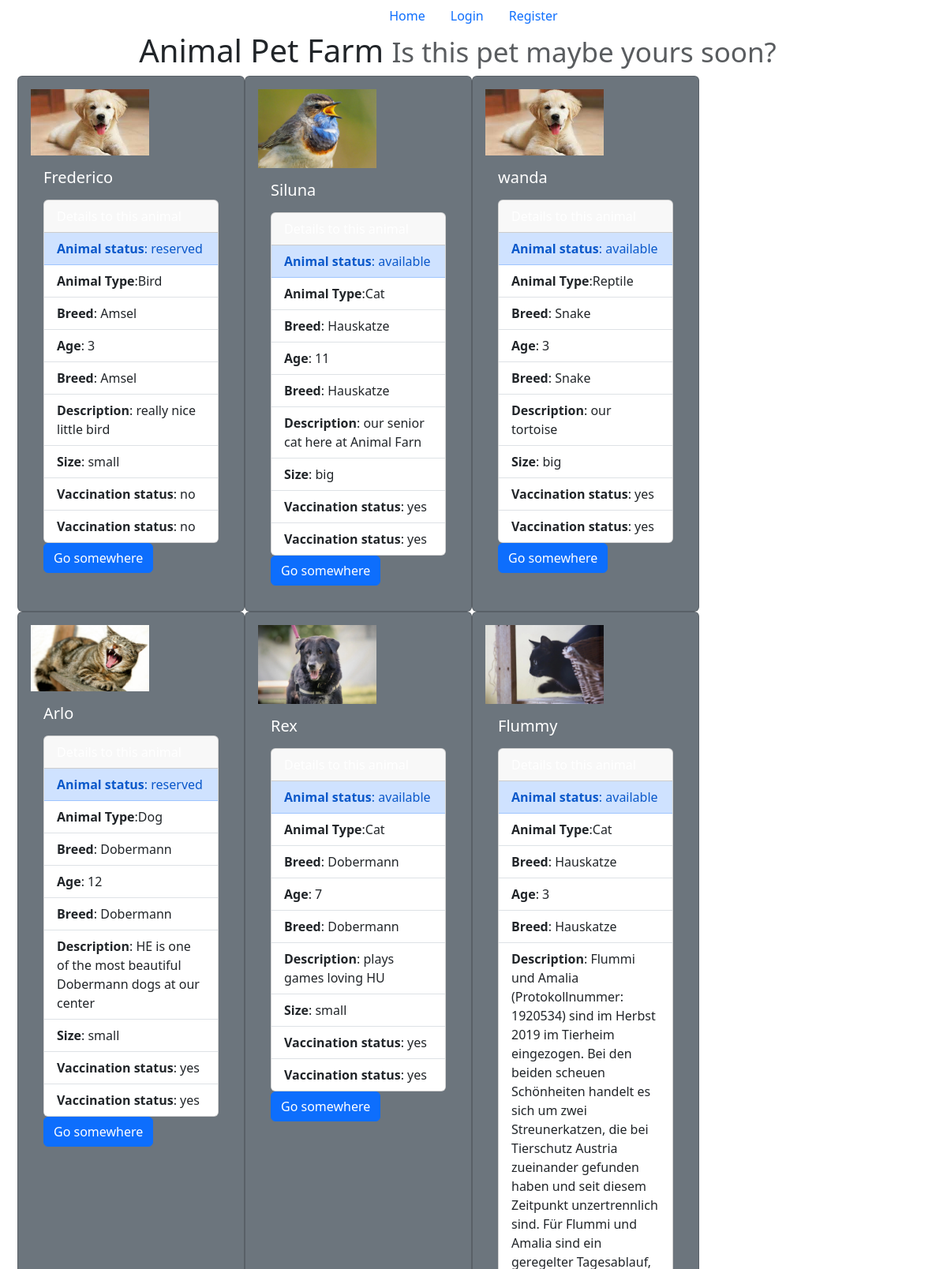
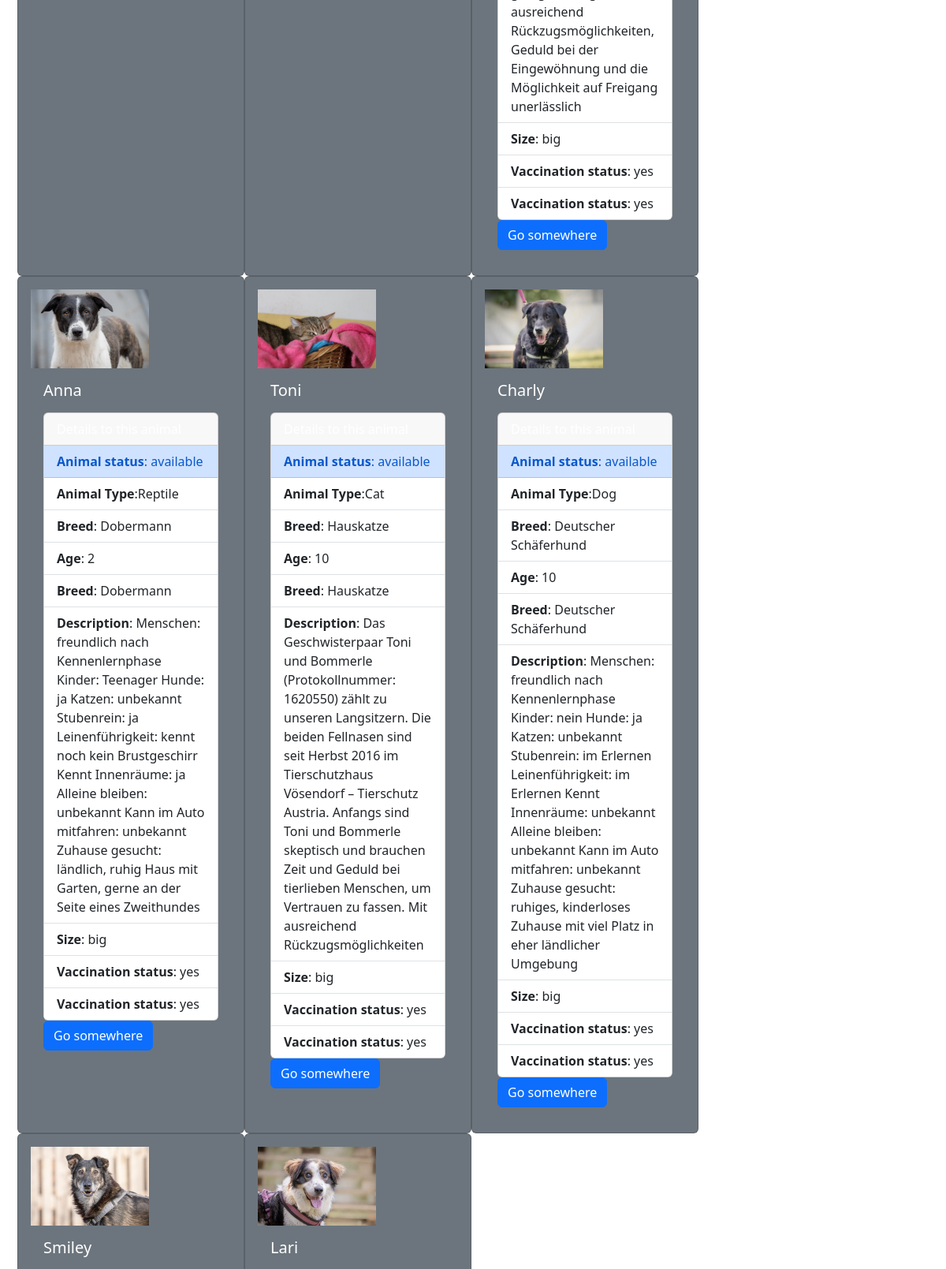
The page / (upper part) on the database its author committed (2 pictures, top to bottom).
### tables this page shows
CREATE TABLE `pets` (
  `pet_id` int(11) NOT NULL,
  `name` varchar(200) NOT NULL,
  `picture` varchar(255) NOT NULL,
  `age` int(11) NOT NULL,
  `description` varchar(500) NOT NULL,
  `fk_animal_type_id` int(11) NOT NULL,
  `fk_breed_id` int(11) NOT NULL,
  `fk_vaccination_id` int(11) NOT NULL,
  `fk_size_id` int(11) NOT NULL,
  `fk_status_id` int(11) NOT NULL
);

CREATE TABLE `animal_status` (
  `animalstatus_id` int(11) NOT NULL,
  `animal_status` varchar(20) DEFAULT NULL
);

CREATE TABLE `animal_type` (
  `type_id` int(11) NOT NULL,
  `animal_type` varchar(100) DEFAULT NULL
);

CREATE TABLE `breed` (
  `breed_id` int(11) NOT NULL,
  `breed_name` varchar(100) DEFAULT NULL
);

CREATE TABLE `animal_size` (
  `size_id` int(11) NOT NULL,
  `size` varchar(20) DEFAULT NULL
);

CREATE TABLE `vaccination` (
  `vacc_id` int(11) NOT NULL,
  `vacc_text` varchar(20) DEFAULT NULL
);

### index.php (the view, shortened to what this page needs)
<?php
    require_once "components/db_connect.php";
    $sql="select pets.pet_id, pets.picture, pets.name, pets.age, animal_type.animal_type, pets.description, vaccination.vacc_text, animal_size.size, animal_status.animal_status, breed.breed_name from pets
    inner join animal_type on pets.fk_animal_type_id = animal_type.type_id
    inner join vaccination on pets.fk_vaccination_id = vaccination.vacc_id
    inner join animal_size on pets.fk_size_id = animal_size.size_id
    inner join animal_status on pets.fk_status_id = animal_status.animalstatus_id
    inner join breed on pets.fk_breed_id = breed.breed_id";
    $result = mysqli_query ($connect, $sql);
    $layout = "";
    if (mysqli_num_rows ($result) > 0){
        while($row = mysqli_fetch_assoc($result)){
            $layout .= "
        <div class='d-flex flex-wrap row-cols-auto'>
            <div class='card d-inline p-3 bg-secondary text-white' style='width: 18rem;'>
                <img src='pictures/animals/" .$row['picture']."' width='150' alt='Card image cap'</img>
                    <div class='card-body'>
                        <h5 class='card-title'>{$row['name']}</h5>
                        <p class='card-text'>
                            <div class='card w-90 align-content-center'>
                            <div class='card-header'>
                            Details to this animal
                            </div>
                                <ul class='list-group list-group-flush w-100'>
                                    <li class='list-group-item list-group-item-primary w-100'><b>Animal status</b>: {$row['animal_status']}</li>
                                    <li class='list-group-item '><b>Animal Type</b>:{$row['animal_type']}</li>
                                    <li class='list-group-item '><b>Breed</b>: {$row['breed_name']}</li>
                                    <li class='list-group-item '><b>Age</b>: {$row['age']}</li>
                                    <li class='list-group-item '><b>Breed</b>: {$row['breed_name']}</li>
                                    <li class='list-group-item '><b>Description</b>: {$row['description']}</li>
                                    <li class='list-group-item '><b>Size</b>: {$row['size']}</li>
                                    <li class='list-group-item '><b>Vaccination status</b>: {$row['vacc_text']}</li>
                                    <li class='list-group-item '><b>Vaccination status</b>: {$row['vacc_text']}</li>
                                </ul>
                    </div>
                  <a href='#' class='btn btn-primary'>Go somewhere</a>
                </div>
            </div>
        </div>
                ";
        };
    }else{
        $layout .= "no result";
    };
?>
<!DOCTYPE html>
<html lang="en">
<head>
  <link rel="stylesheet" href="css/bootstrap.css">
</head>
<body>
        <ul class="nav justify-content-center">
    <li class="nav-item">
        <a class="nav-link active" aria-current="page" href="index.php">Home</a>
    </li>
    <li class="nav-item">
        <a class="nav-link" href="login.php">Login</a>
    </li>
    <li class="nav-item">
        <a class="nav-link" href="register.php">Register</a>
    </li>
</ul>
    <div class="container " style="margin-left:10px;">
        <h1 class="text-center"> Animal Pet Farm <small class="text-muted">Is this pet maybe yours soon?</small></h1>
        <div class="d-flex flex-wrap">
            <?php
                echo $layout;
            ?>
            <br>
        </div>
    </div>
</body>
</html>

### rows shown on the page
pets: picture (picture), name "Frederico", fk_status.animal_status "reserved", fk_animal_type.animal_type "Bird", fk_breed.breed_name "Amsel", age "3", description "really nice little bird", fk_size.size "small", fk_vaccination.vacc_text "no"
pets: picture (picture), name "Siluna", fk_status.animal_status "available", fk_animal_type.animal_type "Cat", fk_breed.breed_name "Hauskatze", age "11", description "our senior cat here at Animal Farn", fk_size.size "big", fk_vaccination.vacc_text "yes"
pets: picture (picture), name "wanda", fk_status.animal_status "available", fk_animal_type.animal_type "Reptile", fk_breed.breed_name "Snake", age "3", description "our tortoise", fk_size.size "big", fk_vaccination.vacc_text "yes"
pets: picture (picture), name "Arlo", fk_status.animal_status "reserved", fk_animal_type.animal_type "Dog", fk_breed.breed_name "Dobermann", age "12", description "HE is one of the most beautiful Dobermann dogs at our center", fk_size.size "small", fk_vaccination.vacc_text "yes"
pets: picture (picture), name "Rex", fk_status.animal_status "available", fk_animal_type.animal_type "Cat", fk_breed.breed_name "Dobermann", age "7", description "plays games loving HU", fk_size.size "small", fk_vaccination.vacc_text "yes"
pets: picture (picture), name "Flummy", fk_status.animal_status "available", fk_animal_type.animal_type "Cat", fk_breed.breed_name "Hauskatze", age "3", description "Flummi und Amalia (Protokollnummer: 1920534) sind im Herbst 2019 im Tierheim eingezogen. Bei den beiden scheuen Schönheiten handelt es sich um zwei Streunerkatzen, die bei Tierschutz Austria zueinander gefunden haben und seit diesem Zeitpunkt unzertrennlich sind. Für Flummi und Amalia sind ein geregelter Tagesablauf, ausreichend Rückzugsmöglichkeiten, Geduld bei der Eingewöhnung und die Möglichkeit auf Freigang unerlässlich", fk_size.size "big", fk_vaccination.vacc_text "yes"
pets: picture (picture), name "Anna", fk_status.animal_status "available", fk_animal_type.animal_type "Reptile", fk_breed.breed_name "Dobermann", age "2", description "Menschen: freundlich nach Kennenlernphase Kinder: Teenager Hunde: ja Katzen: unbekannt Stubenrein: ja Leinenführigkeit: kennt noch kein Brustgeschirr Kennt Innenräume: ja Alleine bleiben: unbekannt Kann im Auto mitfahren: unbekannt Zuhause gesucht: ländlich, ruhig Haus mit Garten, gerne an der Seite eines Zweithundes", fk_size.size "big", fk_vaccination.vacc_text "yes"
pets: picture (picture), name "Toni", fk_status.animal_status "available", fk_animal_type.animal_type "Cat", fk_breed.breed_name "Hauskatze", age "10", description "Das Geschwisterpaar Toni und Bommerle (Protokollnummer: 1620550) zählt zu unseren Langsitzern. Die beiden Fellnasen sind seit Herbst 2016 im Tierschutzhaus Vösendorf – Tierschutz Austria. Anfangs sind Toni und Bommerle skeptisch und brauchen Zeit und Geduld bei tierlieben Menschen, um Vertrauen zu fassen. Mit ausreichend Rückzugsmöglichkeiten", fk_size.size "big", fk_vaccination.vacc_text "yes"
pets: picture (picture), name "Charly", fk_status.animal_status "available", fk_animal_type.animal_type "Dog", fk_breed.breed_name "Deutscher Schäferhund", age "10", description "Menschen: freundlich nach Kennenlernphase Kinder: nein Hunde: ja Katzen: unbekannt Stubenrein: im Erlernen Leinenführigkeit: im Erlernen Kennt Innenräume: unbekannt Alleine bleiben: unbekannt Kann im Auto mitfahren: unbekannt Zuhause gesucht: ruhiges, kinderloses Zuhause mit viel Platz in eher ländlicher Umgebung", fk_size.size "big", fk_vaccination.vacc_text "yes"
pets: picture (picture), name "Smiley"
pets: picture (picture), name "Lari"
